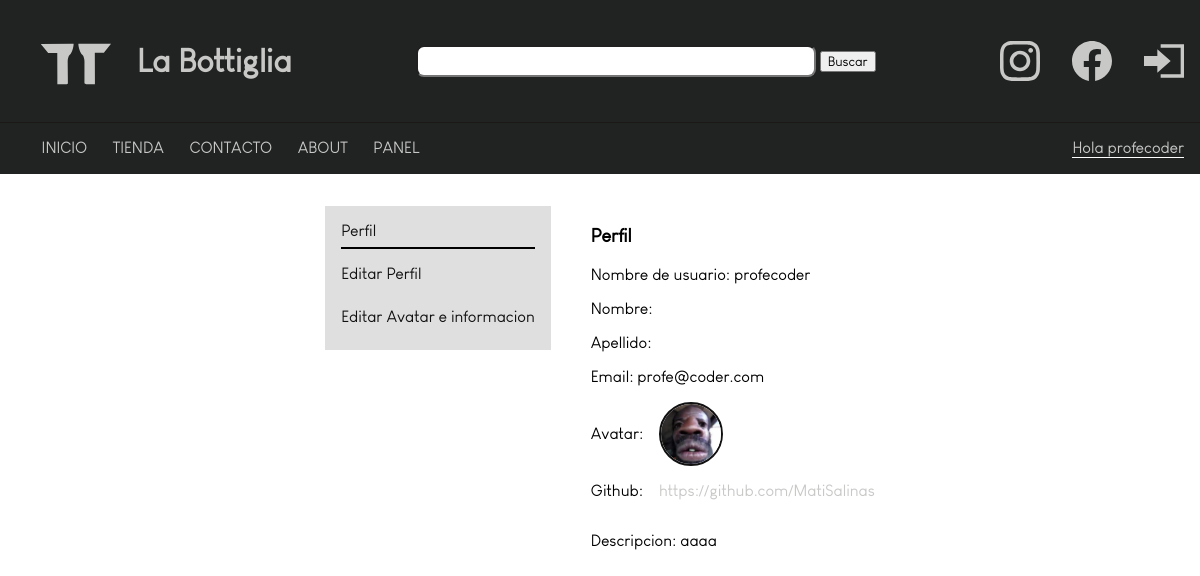
The page /perfil/ (signed in) on the database its author committed.
### database/models.py (models this page shows)
class Avatar(models.Model):
        user = models.ForeignKey(User, on_delete=models.CASCADE)
        imagen = models.ImageField(upload_to='avatares', null=True, blank=True)
        github = models.URLField(max_length=200,null=True,blank=True)
        descripcion = models.CharField(max_length=200,null=True,blank=True)

### tiendaOnline/views.py (the view)
# urls.py: path('perfil/',perfil,name='auth-perfil'),
@login_required
def perfil(request):
    info1 = Avatar.objects.filter(user=request.user.id)
    if len(info1) != 1 and len(info1)!=0:
        info2 = Avatar.objects.filter(user=request.user.id).order_by('-id')[0]
        return render(request,'perfil.html',{'info2':info2})
    return render(request,'perfil.html',{'info1':info1})

### tiendaOnline/templates/perfil.html
{% extends 'base.html' %}
{% load static %}
{% block contenido %}
<div class="container">
<div class="opcionesPerfil">
    <a href="{% url 'auth-perfil'%}" class='aPerfil selected'>Perfil</a>
    <a href="{% url 'auth-editar-perfil'%}" class='aPerfil'>Editar Perfil</a>
    <a href="{% url 'auth-avatar'%}" class='aPerfil'>Editar Avatar e informacion</a>
</div>
<div class="infoUsuario">
<h3>Perfil</h3>
<p>Nombre de usuario: {{request.user.username}}</p>
<p>Nombre: {{request.user.first_name}}</p>
<p>Apellido: {{request.user.last_name}}</p>
<p>Email: {{request.user.email}}</p>
{% if info1 %}
{% for info in info1 %}
<div class="avatarInfo">
    <p>Avatar: </p><img class='userAvatar' src="../media/{{info1.imagen}}">
    </div>
    <div class="avatarInfo">
    <p>Github: </p> <a href="{{info1.github}}">{{info1.github}}</a>
    </div>
    <p>Descripcion: {{info1.descripcion}}</p>
{% endfor %}
{% else %}
<div class="avatarInfo">
<p>Avatar: </p><img class='userAvatar' src="../media/{{info2.imagen}}">
</div>
<div class="avatarInfo">
<p>Github: </p> <a href="{{info2.github}}">{{info2.github}}</a>
</div>
<p>Descripcion: {{info2.descripcion}}</p>
{% endif %}
</div>
</div>
{% endblock contenido %}

### tiendaOnline/templates/base.html (shortened to what this page needs)
{% load static %}
<!DOCTYPE html>
<html lang="en">
<head>
    <link type='text/css' href='{% static "css/productos.css" %}' rel='stylesheet'/>
</head>
<body>
    <header>
        <div class="logo">
            <a href="{% url 'tienda-inicio' %}" class="bottiLogo">
</a>
<a href="{% url 'tienda-inicio' %}">
<h2>La Bottiglia</h2> </a>
        </div>
        <div class="search_bar">
            <form action="{% url 'tienda-busqueda' %}" method="get">
            <input type="text" name="search" id="search">
            <input type="submit" value="Buscar">
            </form>
        </div>
        <div class="redes">
            <a href='https://www.instagram.com/labottiglia.lr/' class="redesLogos">
            </a>
            <a href='https://www.facebook.com/LaBottiglialr' class="redesLogos">
            </a>
            {% if request.user.is_authenticated %}
            <a href="{% url 'auth-logout' %}" class="redesLogos">
                <svg xmlns="http://www.w3.org/2000/svg" viewBox="0 0 24 24"><path d="M8 9v-4l8 7-8 7v-4h-8v-6h8zm2-7v2h12v16h-12v2h14v-20h-14z"/></svg>
            </a>
            {% endif %}
        </div>
    </header>
    <div class="stickyBar"><a href="http://" class="stickyItems"></a>
        <a href="{% url 'tienda-inicio' %}" class="stickyItems">INICIO</a>
        <a href="{% url 'tienda-productos' %}" class="stickyItems">TIENDA</a>
        <a href="{% url 'tienda-contacto' %}" class="stickyItems">CONTACTO</a>
        <a href="{% url 'tienda-labottiglia' %}" class="stickyItems">ABOUT</a>
        {% if request.user.is_staff %}
        <div class="dropdown">
            <button class="dropbtn">PANEL</button>
        </div>
        {% endif %}
        {% if request.user.is_authenticated %}
        <a href="{% url 'auth-perfil' %}" class="saludo" style='border-bottom:1px solid white;'>Hola {{request.user.username}}</a>
        {% endif %}
    </div>
{% block contenido %}
{% endblock contenido %}
</body>
</html>

### tiendaOnline/static/css/productos.css (style rules this page uses)
body, html { margin: 0; padding: 0; width: 100%; height: 100%; box-sizing: border-box; }
* { box-sizing: inherit; font-family: 'GeorgeCafe'; }
header { display: flex; justify-content:space-between; align-items: center; width: 100%; background-color: #212322; padding: 1rem; }
a { text-decoration: none; color:#C8C9C7; }
.stickyBar { position:sticky; top: 0px; width: 100%; display: flex; justify-content: flex-start; gap:1.6rem; background-color: #212322; border-top:.1rem solid rgb(27, 24, 24); padding: 1rem; }
h2 { color:#C8C9C7; font-size: 2rem; }
.redes { display: flex; justify-content: center; align-items: center; gap: 2rem; }
.redesLogos { width: 2.5rem; height: 2.5rem; color: #C8C9C7; }
.search_bar { display: flex; justify-content: center; align-items: center; gap: .8rem; }
#search { height: 2rem; width: 25rem; border-radius: .5rem; }
.container { width: 100%; display: flex; justify-content: center; gap: 2.5rem; margin-top: 2rem; }
.logo { padding: 0; margin: 0; display: flex; gap: 1px; }
.bottiLogo { width: 7.5rem; height: 4.5rem; }
.dropbtn { background-color:#212322; color: #C8C9C7; padding: 1rem; font-size: 1rem; padding: 0; border: none; }
.dropdown { position: relative; display: inline-block; }
.saludo { margin-left: auto; }
.avatarInfo { display: flex; align-items: center; gap: 1rem; }
.userAvatar { border-radius: 50%; height: 4rem; width: 4rem; border: 2px solid #111; }
.opcionesPerfil { display: flex; flex-direction: column; background-color: #dfdfdf; height: 9rem; padding: 1rem; gap: 1rem; }
.aPerfil { color: #111; height: 2rem; }
.selected { border-bottom: 2px solid #000000; }

### rows shown on the page
Avatar: imagen (picture), github "https://github.com/MatiSalinas", descripcion "aaaa"

### other values the page prints
{{ request.user.username }} "profecoder"
{{ request.user.email }} "profe@coder.com"
